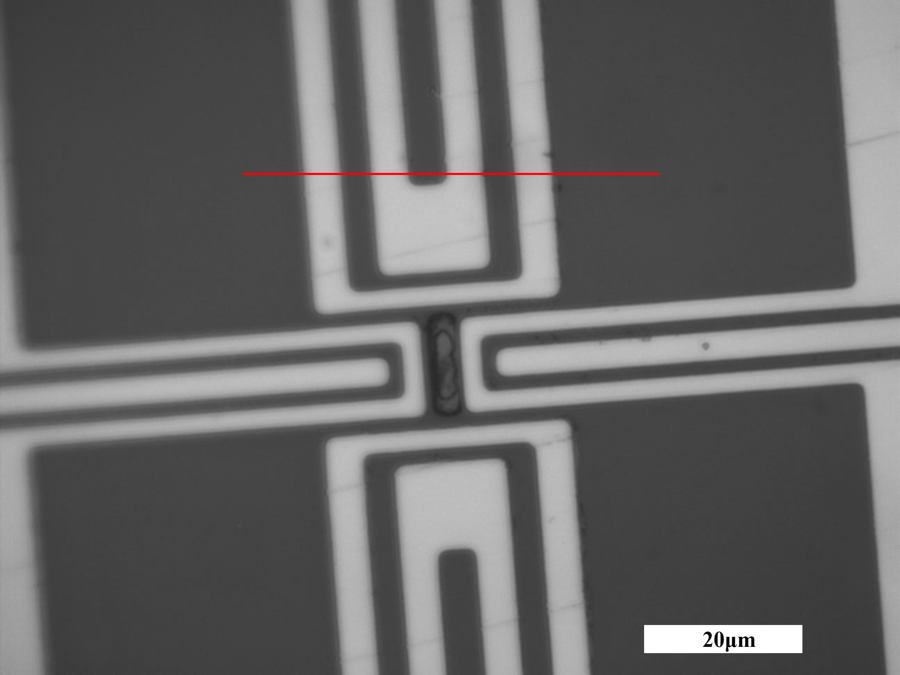
#> input picture research_log/assets/optical_measurement/line_0021.jpg.jpg_h500.png, 900 x 675 px; its folder holds only this picture in this run
$ python -i data_loader.py   (imports and definitions only)
#> lines starting #> are read from the running program, lines starting #| are printed output that depends on the picture
"""Data loading and preprocessing utilities for EP06 SR experiments."""

from __future__ import annotations

from concurrent.futures import ThreadPoolExecutor
from pathlib import Path
from typing import Literal

import numpy as np
import pandas as pd
from scipy.ndimage import gaussian_filter, zoom


PROJECT_ROOT = Path(__file__).resolve().parents[4]
DEFAULT_DATA_DIR = PROJECT_ROOT / "data" / "data_raw" / "infrared_avi"
DEFAULT_FRAME_AUDIT_PATH = PROJECT_ROOT / "output" / "ep01_data_processing" / "frame_audit.csv"
DEFAULT_CLEAN_SR_FRAME_COUNT = 248


# [99 lines left out: functions _boolish, _resolve_workers, load_main_session_metadata, _load_single_frame, load_main_session_frames, not called in this run]


def highpass_preprocess(
    frames: np.ndarray,
    sigma_bg: float = 5.0,
    *,
    workers: int | None = None,
    n_jobs: int | None = None,
    mode: str = "nearest",
) -> np.ndarray:
    """Subtract a Gaussian background from each frame to produce structure maps."""

    arr = np.asarray(frames, dtype=np.float32)
    if arr.ndim == 2:
        return arr - gaussian_filter(arr, sigma=sigma_bg, mode=mode)
    if arr.ndim != 3:
        raise ValueError("frames must be 2D or 3D")

    n_workers = min(_resolve_workers(workers, n_jobs), arr.shape[0])
    if n_workers == 1:
        bg = gaussian_filter(arr, sigma=(0.0, sigma_bg, sigma_bg), mode=mode)
        return (arr - bg).astype(np.float32, copy=False)

    def process(frame: np.ndarray) -> np.ndarray:
        return frame - gaussian_filter(frame, sigma=sigma_bg, mode=mode)

    with ThreadPoolExecutor(max_workers=n_workers) as executor:
        result = list(executor.map(process, arr))
    return np.stack(result, axis=0).astype(np.float32, copy=False)


# [51 lines left out: functions offset_correction, bicubic_upsample, not called in this run]

>>> import cv2
>>> picture = cv2.imread('../../../../research_log/assets/optical_measurement/line_0021.jpg.jpg_h500.png', cv2.IMREAD_GRAYSCALE)
#> picture: shape (675, 900); min 0, max 255, mean 100.8
>>> result = highpass_preprocess(picture)
#> in highpass_preprocess, `return arr - gaussian_filter(arr, sigma=sigma_bg, mode=mode)`:
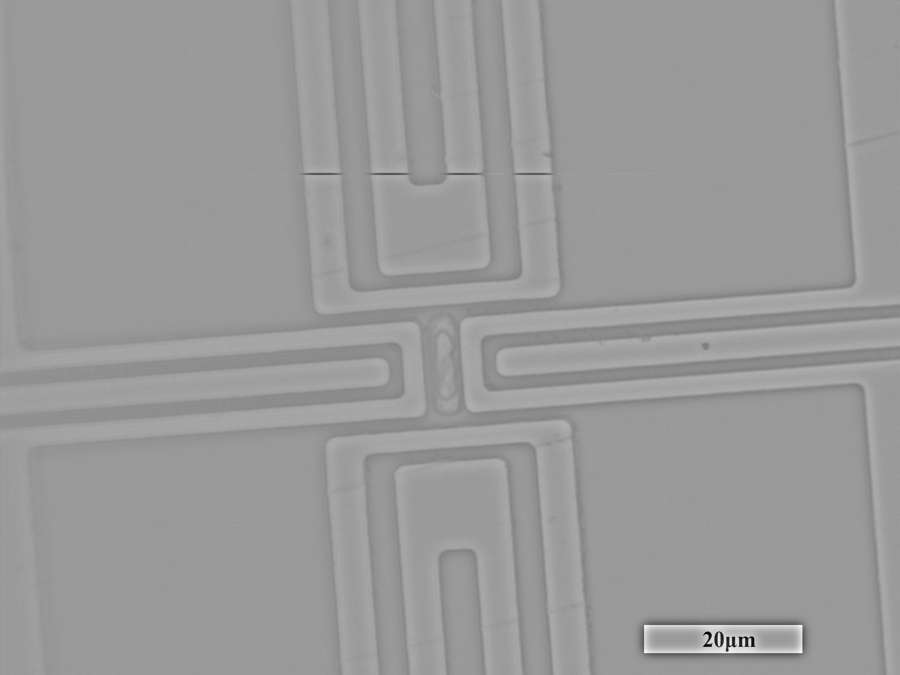
#> returned value: shape (675, 900) float32; min -201.2, max 131.5, mean 0; drawn with min black and max white

$ run again, on research_log/assets/optical_measurement/line_2.jpg.jpg_h1296.png
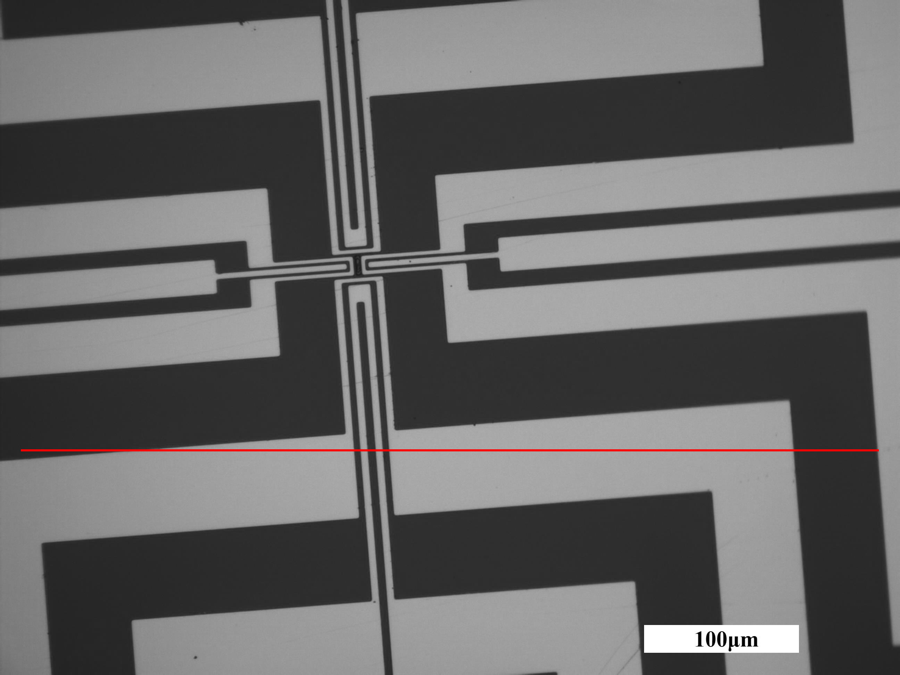
#> input picture research_log/assets/optical_measurement/line_2.jpg.jpg_h1296.png, 900 x 675 px
#> in highpass_preprocess, `return arr - gaussian_filter(arr, sigma=sigma_bg, mode=mode)`:
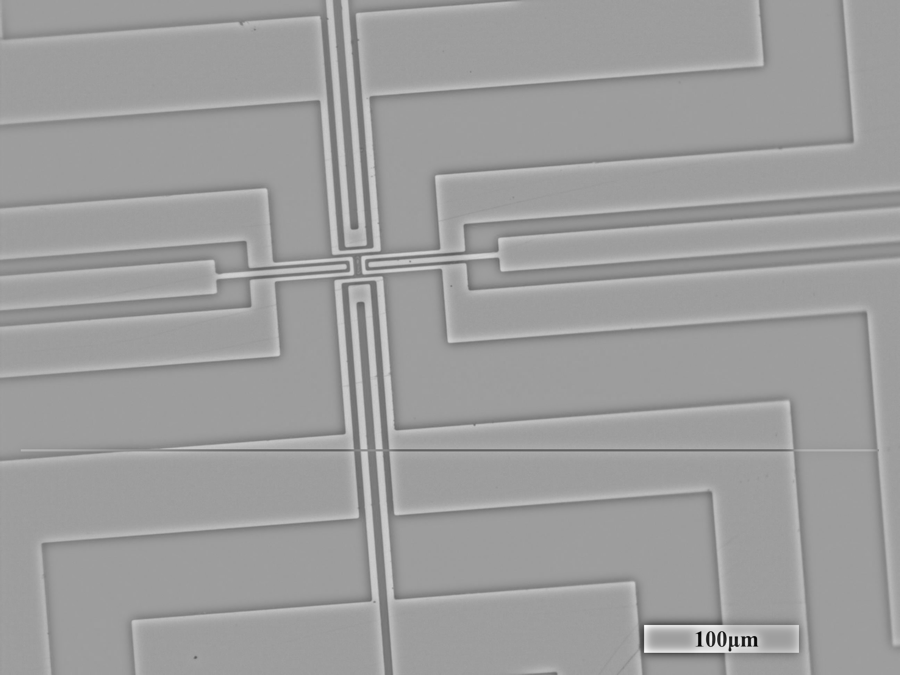
#> returned value: shape (675, 900) float32; min -197, max 121.8, mean 0; drawn with min black and max white

$ run again, on research_log/assets/optical_measurement/line_21.jpg.jpg_h500.png
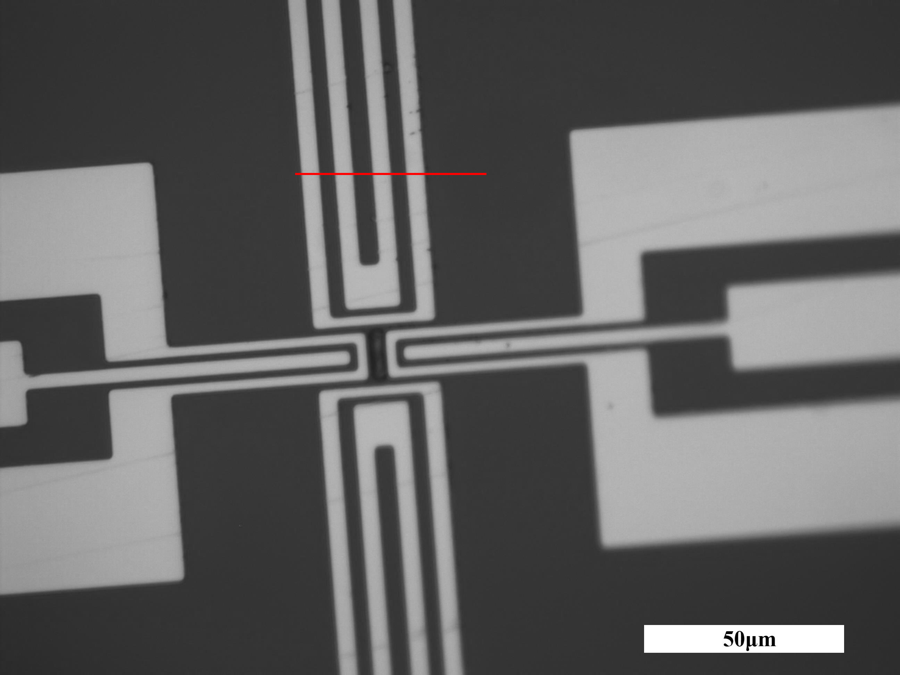
#> input picture research_log/assets/optical_measurement/line_21.jpg.jpg_h500.png, 900 x 675 px
#> in highpass_preprocess, `return arr - gaussian_filter(arr, sigma=sigma_bg, mode=mode)`:
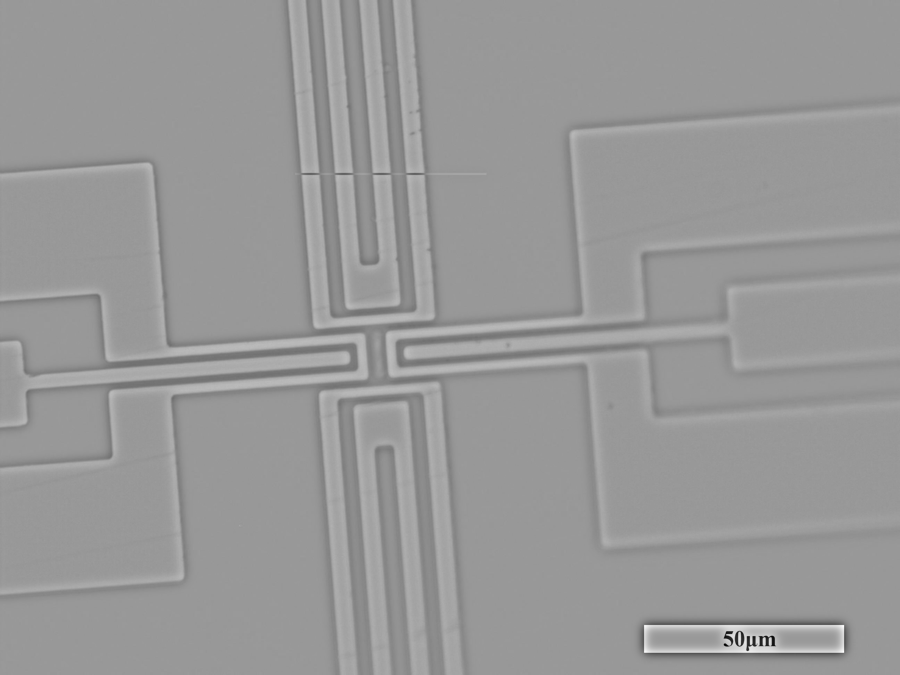
#> returned value: shape (675, 900) float32; min -208.4, max 139.9, mean 0; drawn with min black and max white
